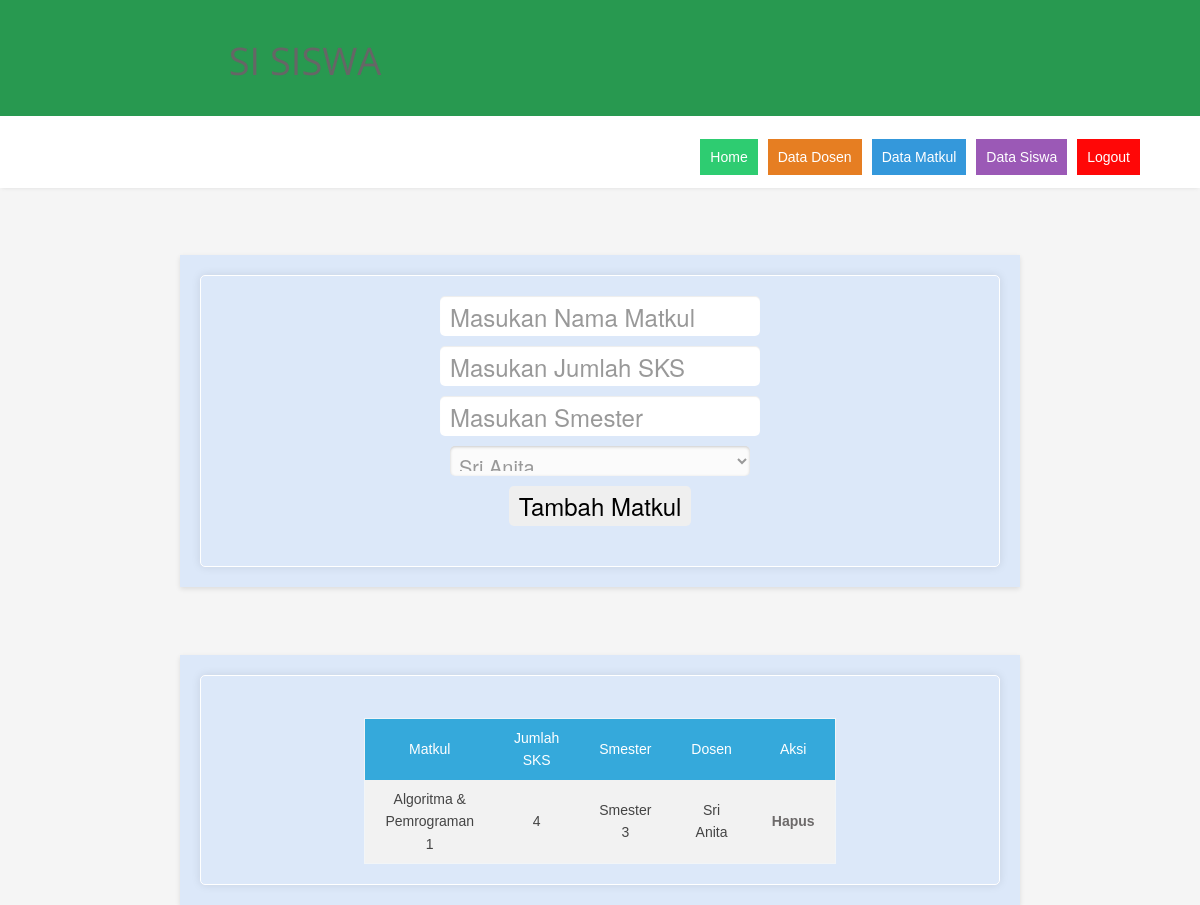
/Admin/matkul/index.php (signed in), run on the app's committed database.
### tables this page shows
CREATE TABLE `matkul`  (
  `id_matkul` varchar(11) NOT NULL,
  `nm_matkul` varchar(50) NOT NULL,
  `sks` varchar(50) NOT NULL,
  `id_dosen` varchar(11) NOT NULL,
  `smester` enum('Smester 1','Smester 2','Smester 3','Smester 4','Smester 5','Smester 6','Smester 7','Smester 8','Smester 9','Smester 10') NOT NULL,
  `fakultas` enum('FTK','FTB') NULL DEFAULT NULL,
  PRIMARY KEY (`id_matkul`) USING BTREE,
  INDEX `matkul1`(`id_dosen` ASC) USING BTREE,
  CONSTRAINT `matkul1` FOREIGN KEY (`id_dosen`) REFERENCES `dosen` (`id_dosen`) ON DELETE CASCADE ON UPDATE CASCADE
);

CREATE TABLE `dosen`  (
  `id_dosen` varchar(11) NOT NULL,
  `nama_dosen` varchar(50) NOT NULL,
  `alamat` text NOT NULL,
  PRIMARY KEY (`id_dosen`) USING BTREE,
  CONSTRAINT `dosen1` FOREIGN KEY (`id_dosen`) REFERENCES `users` (`username`) ON DELETE CASCADE ON UPDATE CASCADE
);

### Admin/matkul/index.php (the view, shortened to what this page needs)
<?php
include '../config.php';
include_once('../layout/title.php');
include_once('../layout/header.php');
?>
    <head>
        <link rel="stylesheet" type="text/css" href="../../style.css">
</head>
<body>
    <br>
    <br>
    <br>
    <div class="box">
        <div class="calculator">
            <form method="post" action="proses.php">
                <input type="text" name="matkul" placeholder="Masukan Nama Matkul" required>
                <input type="text" name="sks" placeholder="Masukan Jumlah SKS" required>
                <input type="text" name="smester" placeholder="Masukan Smester" required>
                <select name="id_dosen" required>
                <?php
                    $sql = "SELECT * FROM dosen";
                    $all_categories = mysqli_query($mysqli,$sql);
                            while ($category = mysqli_fetch_array(
                                    $all_categories,MYSQLI_ASSOC)):;
                        ?>
                            <option value="<?php echo $category["id_dosen"];
                            ?>">
                                <?php echo $category["nama_dosen"];
                                ?>
                            </option>
                        <?php
                            endwhile;
                        ?>
                    </select>
                <input type="submit" value="Tambah Matkul">
            </form>
        </div>
    </div>
    <br>
    <br>
    <br>
    <div class="box">
        <div class="calculator">
        <br>
        <table class="table1">
            <tr>
                <th>Matkul</th>
                <th>Jumlah SKS</th>
                <th>Smester</th>
                <th>Dosen</th>
                <th>Aksi</th>
            </tr>
            <?php
                $query = "SELECT * FROM matkul inner join dosen on dosen.id_dosen=matkul.id_dosen";
                if ($result = $mysqli->query($query)) {
                    while ($row = $result->fetch_assoc()) {
                        $field1name = $row["nm_matkul"];
                        $field2name = $row["sks"];
                        $field3name = $row["smester"];
                        $field4name = $row["nama_dosen"];
                        $field5name = $row["id_matkul"];
                        echo '<tr>
                                <td>'.$field1name.'</td>
                                <td>'.$field2name.'</td>
                                <td>'.$field3name.'</td>
                                <td>'.$field4name.'</td>
                                <td><a href="hapus.php?id='.$field5name.'">Hapus</a></td>
                             </tr>';
                    }
                }
            ?>
        </table>
        </div>
    </div>
</body>
</html>

### css/style.css (style rules this page uses)
body { font-family: 'Open Sans', sans-serif; font-size: 14px; font-weight: 400; line-height: 1.6em; color: #656565; }
a { color: #4b5056; }
.box { width: 100%; }
.box a { text-decoration: none; font-weight: 700; }

### style.css (style rules this page uses)
body { font-family: Arial, sans-serif; background-color: #f5f5f5; margin: 0; padding: 0; }
a { color: #6d6a6a; line-height: 1.5; }
.box { max-width: 800px; margin: 0 auto; padding: 20px; background-color: #dce8f9; box-shadow: 0 2px 5px rgba(0, 0, 0, 0.1); }
.calculator { max-width: 800px; margin: 0 auto; padding: 20px; border: 1px solid #ffffff; border-radius: 5px; background-color: #dce8f9; box-shadow: 0px 0px 10px rgba(0, 0, 0, 0.1); }
.calculator input[type="text"] { width: 300px; font-size: 24px; padding: 10px; margin-bottom: 10px; border: none; border-radius: 5px; display: block; margin-left: auto; margin-right: auto; }
select { width: 300px; font-size: 20px; padding: 5px; margin-bottom: 10px; border: none; border-radius: 5px; display: block; margin-left: auto; margin-right: auto; }
input { width: 300px; font-size: 24px; padding: 10px; margin-bottom: 10px; border: none; border-radius: 5px; display: block; margin-left: auto; margin-right: auto; }
.table1 { font-family: sans-serif; color: #444; border-collapse: collapse; width: 50%; border: 1px solid #f2f5f7; }
.table1 tr th { background: #35A9DB; color: #fff; font-weight: normal; }
.table1, th, td { padding: 8px 20px; text-align: center; }
.table1 tr:nth-child(even) { background-color: #f2f2f2; }

### css/overwrite.css (style rules this page uses)
select { font-size: 13px; line-height: 20px; background:#fbfbfb; border-color: #919191 #919191 #b3b3b3; color: #999999; -webkit-box-shadow: inset 0 1px 3px #cacaca; -moz-box-shadow: inset 0 1px 3px #cacaca; box-shadow: inset 0 1px 3px #cacaca; -webkit-border-radius: 2px; -moz-border-radius: 2px; border-radius: 2px; }
select, textarea, input[type="text"], input[type="password"], input[type="datetime"], input[type="datetime-local"], input[type="date"], input[type="month"], input[type="time"], input[type="week"], input[type="number"], input[type="email"], input[type="url"], input[type="search"], input[type="tel"], input[type="color"], .uneditable-input { font-size: 13px; }

### Admin/matkul/index.php (style rules this page uses)
.table1 { font-family: sans-serif; color: #444; border-collapse: collapse; width: 50%; border: 1px solid #f2f5f7; margin-left: auto; margin-right: auto; }
.table1 tr th { background: #35A9DB; color: #fff; font-weight: normal; }
.table1, th, td { padding: 8px 20px; text-align: center; }
.table1 tr:nth-child(even) { background-color: #f2f2f2; }

### data on the page
matkul: nm_matkul "Algoritma & Pemrograman 1", sks "4", smester "Smester 3", id_dosen.nama_dosen "Sri Anita"

### other printed values
form field id_dosen "Sri Anita"
